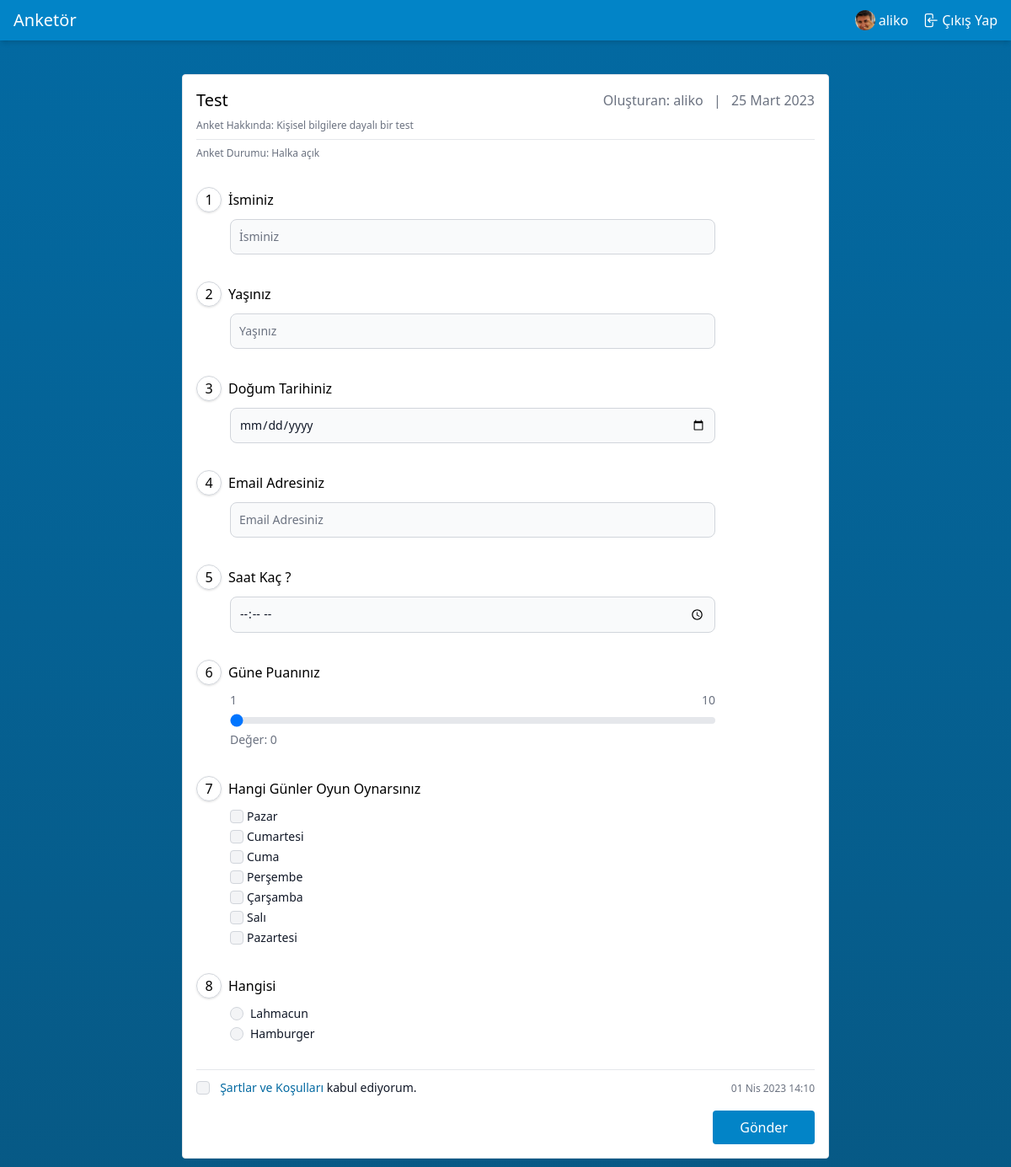
The app's page /anketler/v/test (signed in) with its own data.
### apps/account/models.py (models this page shows, shortened)
class User(AbstractBaseUser, PermissionsMixin):
    email = models.EmailField(max_length=254, unique=True)
    name = models.CharField(max_length=254, null=True, blank=True)
    is_staff = models.BooleanField(default=False)
    is_superuser = models.BooleanField(default=False)
    is_active = models.BooleanField(default=True)
    last_login = models.DateTimeField(null=True, blank=True)
    date_joined = models.DateTimeField(auto_now_add=True)
    USERNAME_FIELD = 'email'
    EMAIL_FIELD = 'email'
    REQUIRED_FIELDS = ["name"]
    objects = UserManager()
    class Meta:
        verbose_name = "Kullanıcı"
        verbose_name_plural = "Kullanıcılar"

class Profile(models.Model):
    user = models.OneToOneField(User, on_delete=models.CASCADE)
    image = models.ImageField(default='profile_pictures/def_profile.jpg', upload_to='profile_pictures')
    class Meta:
        verbose_name = "Profil"
        verbose_name_plural = "Profiller"

### apps/poll/models.py (models this page shows, shortened)
class Poll(models.Model):
    author = models.ForeignKey(
        settings.AUTH_USER_MODEL,
        on_delete=models.CASCADE,
        null=True,
        blank=True
    )
    title = models.CharField(max_length=255)
    slug = models.SlugField(editable=False, null=True, blank=True, unique=True, db_index=True)
    meta_title = models.CharField(max_length=100, null=True, blank=True)
    tags = models.TextField(null=True, blank=True)
    description = models.TextField(null=True, blank=True)
    is_active = models.BooleanField(default=False)
    is_private = models.BooleanField(default=False)
    starts_at = models.DateTimeField(null=True, blank=True,
        help_text="date and time at which the poll open up for voting"
    )
    ends_at = models.DateTimeField(null=True, blank=True,
        help_text="date and time at which the poll closes for voting"
    )
    created_at = models.DateTimeField(auto_now_add=True)
    updated_at = models.DateTimeField(auto_now=True)
    class Meta:
        ordering = ["-id"]
        verbose_name = "Anket"
        verbose_name_plural = "Anketler"
        db_table = "poll"

class PollQuestion(models.Model):
    poll = models.ForeignKey(
        Poll,
        on_delete=models.CASCADE,
        null=True,
        blank=True
    )
    type = models.CharField(max_length=5, choices=PollQuestionChoices.get_choices(),
        default=PollQuestionChoices.get_default()
    )
    content = models.TextField()
    meta = models.CharField(null=True, blank=True, max_length=1024, default="{}")
    is_required = models.BooleanField(default=False)
    is_active = models.BooleanField(default=False)
    created_at = models.DateTimeField(auto_now_add=True)
    updated_at = models.DateTimeField(auto_now=True)
    def get_meta_data(self):
        try:
            return loads(self.meta)
        except ValueError:
            return {}
    def set_meta_data(self, data):
        self.meta = dumps(data)
    meta_data = property(get_meta_data, set_meta_data)
    class Meta:
        ordering = ["-id"]
        verbose_name = "Anket Soruları"
        verbose_name_plural = "Anket Soruları"
        db_table = "poll_question"

class PollAnswer(models.Model):
    poll = models.ForeignKey(
        Poll,
        on_delete=models.CASCADE,
        null=True,
        blank=True
    )
    question = models.ForeignKey(
        PollQuestion,
        on_delete=models.CASCADE,
        null=True,
        blank=True
    )
    meta = models.CharField(null=True, blank=True, max_length=1024, default="{}")
    content = models.TextField()
    is_active = models.BooleanField(default=False)
    created_at = models.DateTimeField(auto_now_add=True)
    updated_at = models.DateTimeField(auto_now=True)
    def get_meta_data(self):
        return loads(self.meta)
    def set_meta_data(self, data):
        self.meta = dumps(data)
    meta_data = property(get_meta_data, set_meta_data)
    class Meta:
        ordering = ["-id"]
        db_table = "poll_answer"

### apps/public_poll/views.py (the view, shortened to what this page needs)
# urls.py: path("v/<slug:poll_slug>", VotePublicPoll.as_view(), name="poll.public.vote"),
class VotePublicPoll(View):
    template_name = "public_poll/vote.html"
    def get(self, request, poll_slug):
        poll_object = get_object_or_404(Poll, slug=poll_slug)
        if not ispollready(poll_object):
            return redirect("poll.public.list")
        return render_vote_html(request, self.template_name, poll_object)

### apps/public_poll/views.py (called while the page is built, shortened)
def ispollready(poll, invite_link=None):
    if not poll.is_active:
        return False
    questions = poll.pollquestion_set.filter(is_active=True)
    answers = poll.pollanswer_set.filter(is_active=True)
    if questions.count() == 0 or answers.count() == 0:
        return False
    return True

def render_vote_html(request, template_name, poll_object):
    return render(request, template_name,
        {
            "poll"     : poll_object,
            "questions": poll_object.pollquestion_set.order_by("id"),
            "cho_list" : ("text", "number", "date", "email", "time")
        }
    )

### apps/public_poll/templates/public_poll/vote.html (shortened to what this page needs)
{% extends "base.html" %}
{% block content %}
  <section id="vote">
    <div class="flex justify-center">
      <div class="border p-4 rounded bg-white m-10 max-w-3xl w-full space-y-2">
        <div class="block sm:flex sm:space-x-4 items-center justify-between">
          <h1 class="text-xl font-medium">{{ poll.title|title }}</h1>
          <div class="space-x-2 items-center text-gray-500">
            <span>Oluşturan: {{ poll.author.name|default_if_none:poll.author.email }}</span>
            <span>|</span>
            <span>{{ poll.created_at|date }}</span>
          </div>
        </div>
        <div class="text-xs text-gray-500">Anket Hakkında: {{ poll.description }}</div>
        <hr>
        <div class="flex space-x-4 items-center justify-between text-gray-500 text-xs">
          {% if poll.is_private %}
            <span>Anket Durumu: Özel</span>
          {% else %}
            <span>Anket Durumu: Halka açık</span>
          {% endif %}
        </div>
        <form method="post">
          <div id="questions" class="space-y-2">
            <div class="mt-8 mb-4 space-y-8">
              {% for question in questions %}
                <div>
                  <div class="flex space-x-2 items-center question">
                    <div
                      class="relative w-4 h-4 border border-gray-300 rounded-full flex justify-center items-center text-center shadow p-3.5">
                      <span>{{ forloop.counter }}</span>
                    </div>
                    <label for="{{ question.content|slugify }}_{{ question.id }}"
                           class="text-base font-medium">{{ question.content|title }}</label>
                  </div>
                  <div id="answers" class="ml-10 mt-2">
                    <div>
                      {% if question.get_type_display|slugify in cho_list %}
                        <input type="{{ question.get_type_display|slugify }}"
                          {% if question.is_required %} required {% endif %}
                               name="{{ question.content|slugify }}_{{ question.id }}"
                               id="{{ question.content|slugify }}_{{ question.id }}"
                               class="bg-gray-50 border border-gray-300 text-gray-900 text-sm rounded-lg focus:ring-0 focus:border-orange-500 block w-full max-w-xl p-2.5"
                               placeholder="{{ question.content|title }}">
                      {% elif question.get_type_display|slugify == "range" %}
                        <div class="flex justify-between text-gray-500 text-sm max-w-xl">
                          <span>{{ question.get_meta_data.min|default:0 }}</span>
                          <span>{{ question.get_meta_data.max|default:100 }}</span>
                        </div>
                        <input type="range"
                               name="{{ question.content|slugify }}_{{ question.id }}"
                               min="{{ question.get_meta_data.min|default:0 }}"
                               max="{{ question.get_meta_data.max|default:100 }}"
                               value="0"
                               id="{{ question.content|slugify }}_{{ question.id }}"
                               class="input-range w-full max-w-xl h-2 bg-gray-200 rounded-lg appearance-none cursor-pointer">
                        <div>
                          <span class="text-sm text-gray-500">Değer: <span class="range-value">0</span></span>
                        </div>
                      {% elif question.get_type_display|slugify == "checkbox" %}
                        <div class="flex flex-col space-y-1">
                          {% for answer in question.pollanswer_set.all %}
                            <div class="flex space-x-1 items-center">
                              <input id="{{ answer.content|slugify }}_{{ forloop.counter }}" type="checkbox"
                                     value="{{ answer.content|slugify }}"
                                     name="{{ question.content|slugify }}[]"
                                     class="w-4 h-4 text-orange-600 bg-gray-100 border-gray-300 rounded focus:ring-orange-500 focus:ring-2">
                              <label for="{{ answer.content|slugify }}_{{ forloop.counter }}"
                                     class="ml-2 text-sm font-medium text-gray-900 dark:text-gray-300">{{ answer.content|title }}</label>
                            </div>
                          {% endfor %}
                        </div>
                      {% elif question.get_type_display|slugify == "radio" %}
                        <div class="flex flex-col space-y-1">
                          {% for answer in question.pollanswer_set.all %}
                            <div class="flex items-center">
                              <input id="{{ answer.content|slugify }}_{{ forloop.counter }}" type="radio"
                                     value="{{ answer.content|slugify }}"
                                     name="{{ question.content|slugify }}"
                                     class="w-4 h-4 text-orange-600 bg-gray-100 border-gray-300 focus:ring-orange-500 focus:ring-2">
                              <label for="{{ answer.content|slugify }}_{{ forloop.counter }}"
                                     class="ml-2 text-sm font-medium text-gray-900 dark:text-gray-300">{{ answer.content|title }}</label>
                            </div>
                          {% endfor %}
                        </div>
                      {% endif %}
                    </div>
                  </div>
                </div>
              {% endfor %}
              <div class="space-y-2">
                <hr>
                <div class="flex items-center justify-between">
                  <div>
                    <input id="term-conditions" type="checkbox" value="Confirm"
                           name="term-conditions"
                           required
                           class="w-4 h-4 text-sky-600 bg-gray-100 border-gray-300 rounded focus:ring-sky-500 focus:ring-2">
                    <label for="term-conditions" class="ml-2 text-sm font-medium text-gray-900">
                      <a href="#"
                         class="text-sky-700 hover:underline">Şartlar ve Koşulları</a> kabul ediyorum.
                    </label>
                  </div>
                  <div>
                    <span class="text-gray-500 text-xs">{% now "SHORT_DATETIME_FORMAT" %}</span>
                  </div>
                </div>
              </div>
            </div>
          </div>
          <div class="flex justify-end">
            <button class="bg-sky-600 rounded py-2 px-8 text-white hover:bg-sky-700" type="submit">Gönder</button>
          </div>
        </form>
      </div>
    </div>
  </section>
{% endblock %}

### templates/header.html (shortened to what this page needs)
{% load static %}
<header class="sticky w-full top-0 left-0 right-0 bottom-auto z-[990] bg-sky-600 text-white shadow-md p-2.5 px-4">
  <div class="flex items-center align-middle justify-between">
    <div>
      <a href="{% url "home" %}">
        <span class="text-xl font-medium">Anketör</span>
      </a>
    </div>
    <div class="flex justify-around items-center space-x-4">
      {% if not user.is_authenticated %}
        <a class="flex items-center space-x-1 hover:underline" href="{% url 'login' %}">
          <svg xmlns="http://www.w3.org/2000/svg" fill="none" viewBox="0 0 24 24" stroke-width="1.5"
               stroke="currentColor" class="w-5 h-5">
            <path stroke-linecap="round" stroke-linejoin="round"
                  d="M17.982 18.725A7.488 7.488 0 0012 15.75a7.488 7.488 0 00-5.982 2.975m11.963 0a9 9 0 10-11.963 0m11.963 0A8.966 8.966 0 0112 21a8.966 8.966 0 01-5.982-2.275M15 9.75a3 3 0 11-6 0 3 3 0 016 0z"></path>
          </svg>
          <span class="font-sans">Giriş Yap</span>
        </a>
      {% else %}
        <a href="{% url "poll.index" %}" class="flex hover:underline items-center space-x-1">
          <img class="w-6 rounded-full" src="{{ MEDIA_URL }}{{ user.profile.image.url }}"
               alt="{{ user.name|default_if_none:user.email }} profile image">
          <span>
            {{ user.name|default_if_none:user.email }}
        </span>
        </a>
        <a class="flex items-center space-x-1 hover:underline" href="{% url 'logout' %}">
          <span class="font-sans">Çıkış Yap</span>
        </a>
      {% endif %}
    </div>
  </div>
</header>

### static/css/main.css (style rules this page uses)
html, body { height: 100%; width: 100%; margin: 0; padding: 0; }
body > main > section { flex: 1 1 auto; display: flex; flex-direction: column; }

### records on screen
User: profile.image (picture), name "aliko"
Poll: title "Test", author.name "aliko", created_at "25 Mart 2023", description "Kişisel bilgilere dayalı bir test"
PollQuestion: content "İsminiz"
PollQuestion: content "Yaşınız"
PollQuestion: content "Doğum Tarihiniz"
PollQuestion: content "Email Adresiniz"
PollQuestion: content "Saat Kaç ?"
PollQuestion: content "Güne Puanınız", get_meta_data.min "1", get_meta_data.max "10", is_required "1"
PollQuestion: content "Hangi Günler Oyun Oynarsınız"
PollAnswer: content "Pazar"
PollAnswer: content "Cumartesi"
PollAnswer: content "Cuma"
PollAnswer: content "Perşembe"
PollAnswer: content "Çarşamba"
PollAnswer: content "Salı"
PollAnswer: content "Pazartesi"
PollQuestion: content "Hangisi"
PollAnswer: content|slugify "☐ Lahmacun", content "Lahmacun"
PollAnswer: content|slugify "☐ Hamburger", content "Hamburger"
